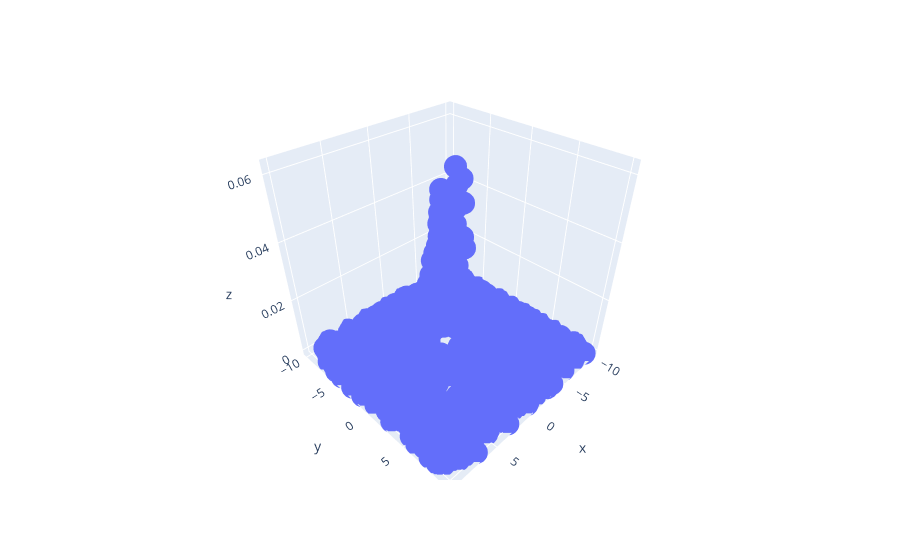

The cell this chart's notebook holds for it:
### Code cell
import plotly.express as px
import pandas as pd
df = pd.DataFrame({'x': center[:, 0], 'y':center[:, 1], 'z': xout_new[:,0]})
fig = px.scatter_3d(df, x='x', y='y', z='z')
fig.show()

### Figure 1 — Plotly figure (JSON) as saved in the notebook; plotly's stock layout.template omitted (floating-point values rounded to 4 significant figures; data arrays with more than 128 entries replaced by an {"elided": "..."} marker saying what was removed)
{"data": [{"hovertemplate": "x=%{x}<br>y=%{y}<br>z=%{z}<extra></extra>", "legendgroup": "", "marker": {"color": "#636efa", "symbol": "circle"}, "mode": "markers", "name": "", "scene": "scene", "showlegend": false, "type": "scatter3d", "x": {"elided": "1000 float values"}, "y": {"elided": "1000 float values"}, "z": {"elided": "1000 float values"}}], "layout": {"legend": {"tracegroupgap": 0}, "margin": {"t": 60}, "scene": {"domain": {"x": [0, 1], "y": [0, 1]}, "xaxis": {"title": {"text": "x"}}, "yaxis": {"title": {"text": "y"}}, "zaxis": {"title": {"text": "z"}}}}}
